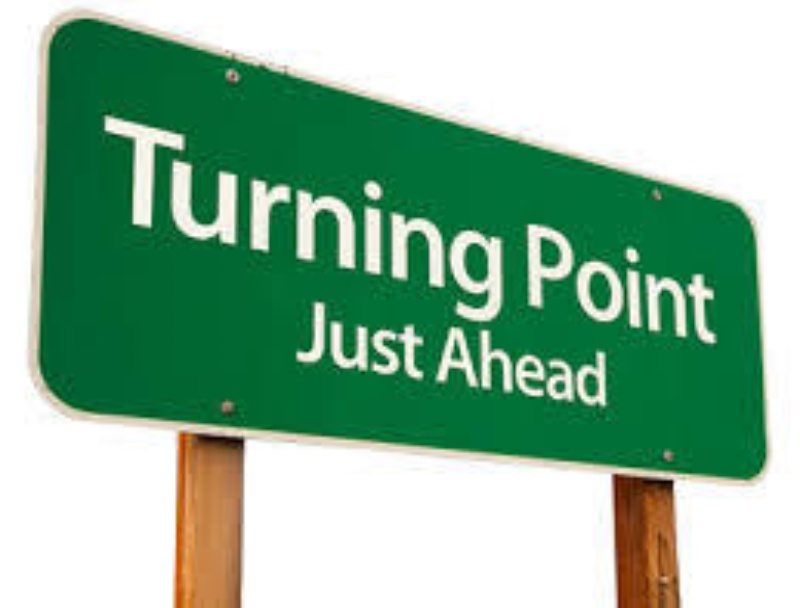
#> input picture imgs/img_1162.jpg, 800 x 608 px
$ jupyter execute 'Polígono de menor área com limite de pontos no contorno.ipynb'
#> lines starting #> are read from the running program, lines starting #| are printed output that depends on the picture; after the words box and inside, x2 and y2 are one past the last pixel; in counts of white or black regions, pixels touching at a corner belong together; long printed decimals are rounded
Image in greyscale

[cell 1]
import matplotlib.pyplot as plt
import cv2
import numpy as np
import scipy

# [8 lines of commented-out code are left out]
imgName = 'imgs/img_1162.jpg'
# imgName = 'imgs/img_955.jpg'
# imgName = 'imgs/img_1163.jpg'

regularImg = cv2.imread(imgName)
#> regularImg is the input picture: shape (608, 800, 3); mean B, G, R 154.8, 181.2, 139.9
img = cv2.imread(imgName, cv2.IMREAD_GRAYSCALE);
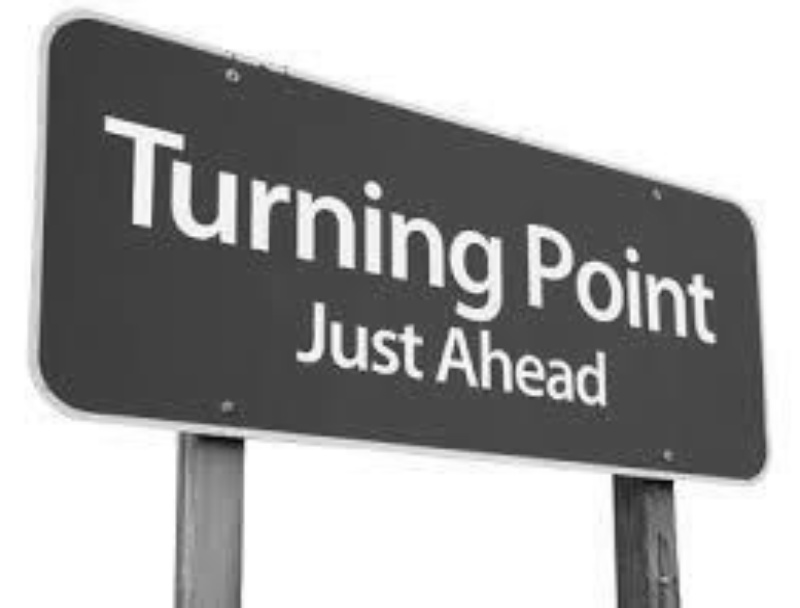
#> img: shape (608, 800); min 8, max 255, mean 165.8
plt.imshow(img, cmap=plt.cm.gray);

Image blurred

[cell 2]
img = cv2.GaussianBlur(img, (5, 5), 0)
plt.imshow(img, cmap=plt.cm.gray);

Image binarized

[cell 3]
# ret, threshImg = cv2.threshold(img, 200, 255, cv2.THRESH_BINARY)
# ret, threshImg = cv2.threshold(img, 200, 255, 0)
ret, threshImg = cv2.threshold(img, 127, 255, 0)
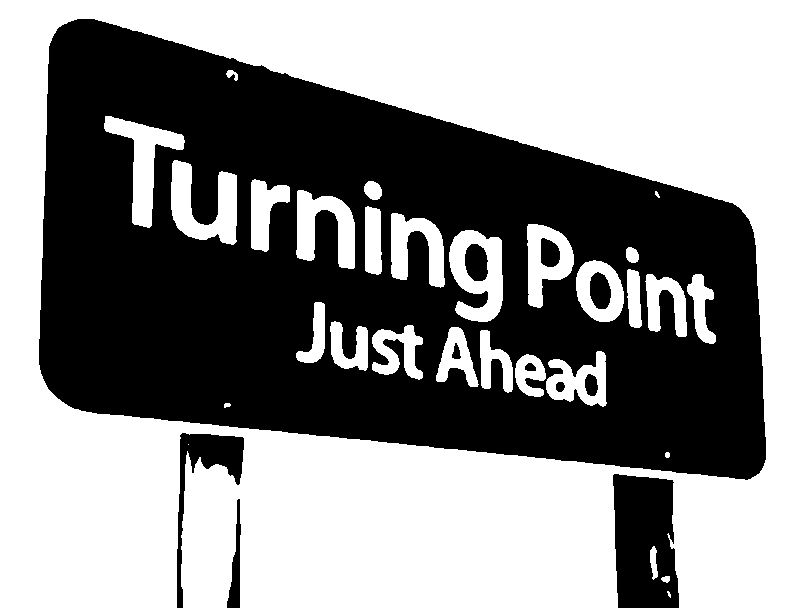
#> threshImg: shape (608, 800); 55.3% white; 11 black regions
plt.imshow(threshImg, cmap=plt.cm.gray);

Detecção da placa

[cell 4]
contours, hierarchy = cv2.findContours(threshImg, cv2.RETR_TREE, cv2.CHAIN_APPROX_SIMPLE)
#> contours = 38 contours, 5 with area under 20; largest, box (x1, y1, x2, y2) and area: (0, 0, 800, 608) 473310, (38, 18, 767, 481) 240285, (449, 230, 503, 322) 3536, (171, 160, 237, 245) 2932, (104, 116, 185, 228) 2870
print(len(contours))
#| 38
maxArea = 0
regularImg = cv2.imread(imgName)

for c in contours:
    perimeter = cv2.arcLength(c, True)
    area = cv2.contourArea(c)
    approx = cv2.approxPolyDP(c, 0.005 * perimeter, True)
    (x, y, w, h) = cv2.boundingRect(approx)

    if len(approx) < 10 and w*h > maxArea:
        largestC = c
        maxArea = w*h
        largestCApprox = approx
#> this loop made 38 passes
#> (perimeter, area, x, y, w, h, maxArea) on pass 6: (2171.6, 240285, 38, 18, 725, 463, 335675)
#> (perimeter, area, x, y, w, h) on passes 2, 3, 5, 9, 10, 11: (23.9, 35.5, 661, 576, 9, 7), (74.63, 145, 650, 546, 8, 34), (3877.9, 473310.5, 0, 0, 800, 608), (159.3, 830.5, 515, 354, 31, 43), (34.97, 84, 524, 362, 13, 10), (288.6, 2014.5, 546, 351, 60, 56)
#> after the loop, largestC = contour of 655 points, box (x1, y1, x2, y2) (38, 18, 767, 481), area 240285; largestCApprox = [[56, 29], [94, 18], [732, 202], [756, 245], [762, 469], [745, 480], [68, 406], [38, 364]]; maxArea = 335675

cv2.drawContours(regularImg, [largestC], -1, (0, 255, 0), 2);
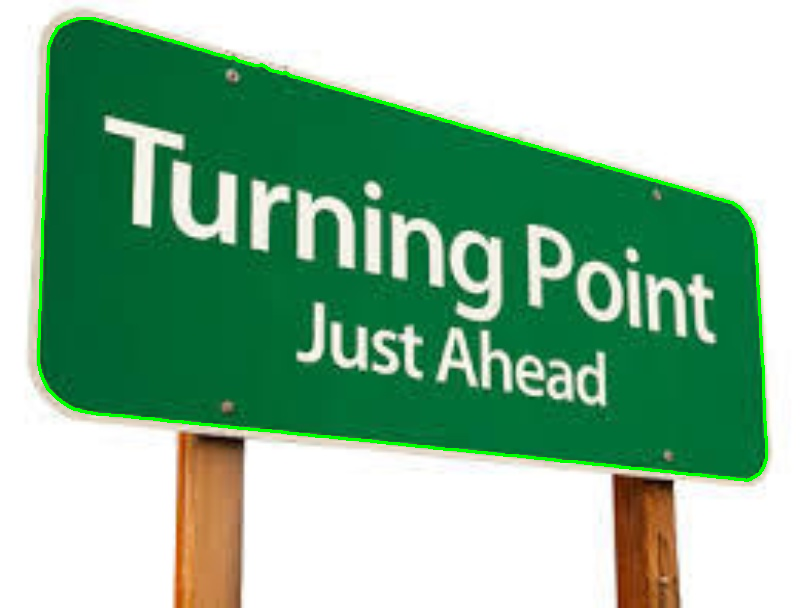
#> regularImg: shape (608, 800, 3); 1.4% of pixels changed, all inside (x1, y1, x2, y2) = (37, 17, 768, 482)
# print(largestC)
print(maxArea)
#| 335675
print(largestCApprox)
#| [[[ 56  29]]
#|  [[ 94  18]]
#|  [[732 202]]
#|  [[756 245]]
#|  [[762 469]]
#|  [[745 480]]
#|  [[ 68 406]]
#|  [[ 38 364]]]

plt.imshow(regularImg, cmap='gray');

[cell 5]
# print(approxLargestC)
# print(np.max(approxLargestC, axis=1))

maxX = maxY = 0
minX = minY = np.max(img)
#> minX = 255; minY = 255
for c in largestC:
    c = c[0]
#     print(c)
    if c[0] > maxX:
        maxX = c[0]
    elif c[0] < minX:
        minX = c[0]

    if c[1] > maxY:
        maxY = c[1]
    elif c[1] < minY:
        minY = c[1]
#> this loop made 655 passes
#> (maxX, maxY) on passes 1, 6, 8, 10, 12, 14, 16, 18, 20, 22, 24, 26: (76, 19), (98, 20), (102, 21), (106, 22), (109, 23), (113, 24), (117, 25), (120, 26), (122, 27), (127, 28), (130, 29), (132, 30)
#> (c, maxX) on passes 3, 4, 5, 7, 9, 11: ([94, 18], 94), ([95, 19], 95), ([97, 19], 97), ([101, 20], 101), ([105, 21], 105), ([108, 22], 108)
#> after the loop, maxX = 766; maxY = 480; minX = 38; minY = 18

crop_img = img[minY:maxY, minX:maxX]
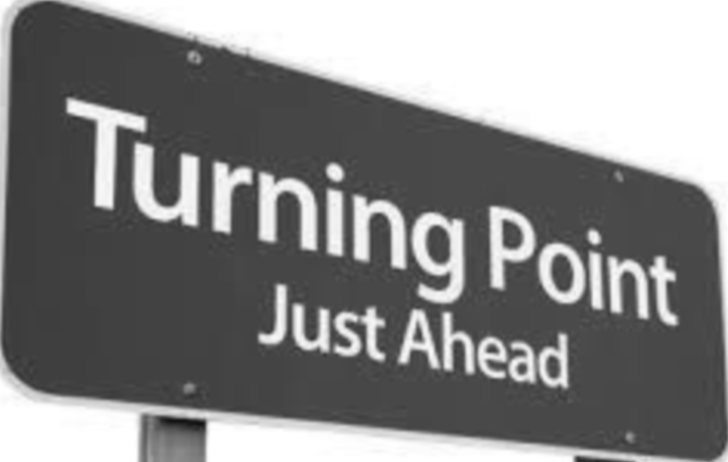
#> crop_img: shape (462, 728); min 17, max 255, mean 133.6
plt.imshow(crop_img, cmap='gray');

Histograma da imagem

[cell 6]
def histogram(A, no_levels):
    # gets the size of the input matrix
#> called with no_levels = 256
    N, M = A.shape
#> N = 608; M = 800
    # creates an empty histogram with size proportional to the number of graylevels
    hist = np.zeros(no_levels).astype(int)

    # computes for all levels in the range
    for i in range(no_levels):
        # the np.where() function returns the indices for all coordinates
        # in some array matching the condition. In this case, all pixels
        # that have value 'i'
        pixels_value_i = np.where(A == i)

        #print(pixels_value_i)  # uncomment to print array of coordinates

        # by counting how many coordinates the np.where function returned,
        # we can assign it at the respective histogram bin
        # this is done by getting the size of the vector of coordinates
        hist[i] = pixels_value_i[0].shape[0]
#> this loop made 256 passes
#> after the loop, hist = 256 values, max 178253 at index 255, min 0 at index 0, mean 1900

    return(hist)

hist = histogram(img, 256);
plt.bar(range(256), hist);
print(np.mean(img))
#| 165.831
print(np.percentile(img, 99))
#| 255.0
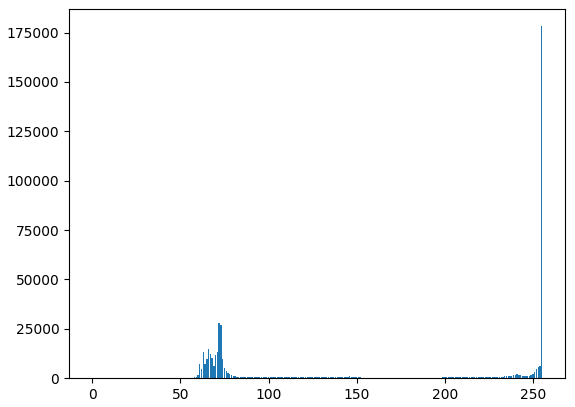
#> figure drawn by matplotlib, 1 panel; tallest bar 178253 high, from x = 254.6 to 255.4

$ run again, with imgs/img_883.jpg copied over imgs/img_1162.jpg
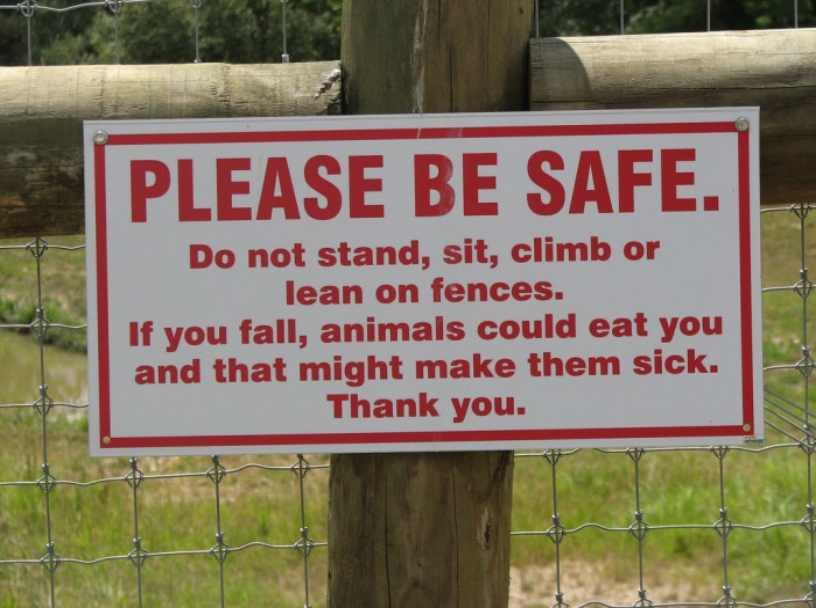
#> input picture imgs/img_883.jpg, 816 x 608 px
#> regularImg is the input picture: shape (608, 816, 3); mean B, G, R 96, 116.8, 131
#> `ret, threshImg = cv2.threshold(img, 127, 255, 0)`:
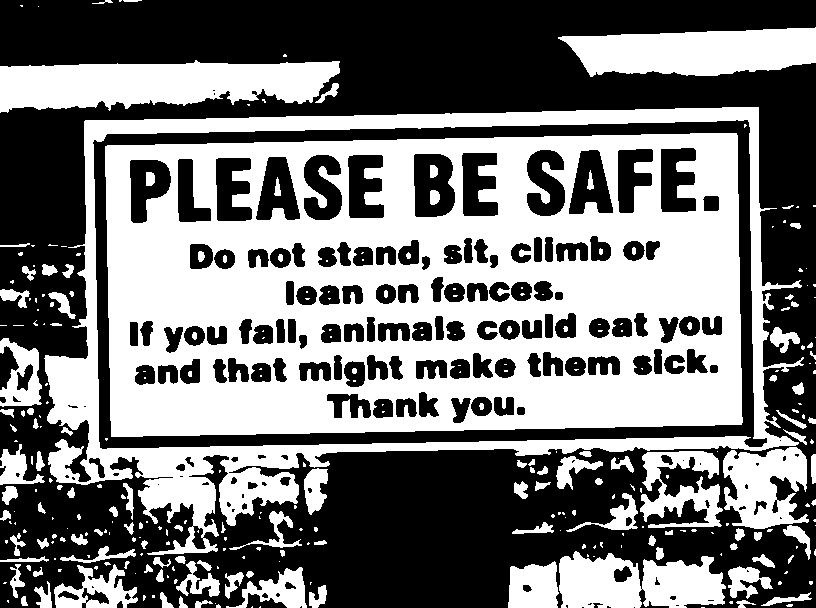
#> threshImg: shape (608, 816); 46.8% white; 314 white regions (185 under 20 px)
#> contours = 486 contours, 241 with area under 20; largest, box (x1, y1, x2, y2) and area: (44, 107, 804, 555) 241286, (92, 119, 768, 450) 207024, (105, 133, 743, 437) 183782, (0, 60, 340, 113) 12539, (558, 27, 816, 77) 9330
#| 486
#> the loop `for c in contours:` made 486 passes
#> (perimeter, area, x, y, w, h, maxArea) on passes 184, 302: (63.66, 106, 811, 454, 5, 30, 150), (2016.9, 207023.5, 94, 120, 668, 328, 219104)
#> after the loop `for c in contours:`: largestC = contour of 142 points, box (x1, y1, x2, y2) (92, 119, 768, 450), area 207024; largestCApprox = [[748, 120], [761, 447], [746, 436], [99, 447], [94, 139]]; maxArea = 219104
#> regularImg: shape (608, 816, 3); 1.23% of pixels changed, all inside (x1, y1, x2, y2) = (91, 118, 769, 451)
#| 219104
#| [[[748 120]]
#|  [[761 447]]
#|  [[746 436]]
#|  [[ 99 447]]
#|  [[ 94 139]]]
#> `minX = minY = np.max(img)`: minX = 242
#> the loop `for c in largestC:` made 142 passes
#> (c, maxY) on passes 9, 11, 13, 14, 15, 16, 17, 19: ([748, 121], 121), ([749, 126], 126), ([750, 132], 132), ([749, 133], 133), ([749, 153], 153), ([750, 154], 154), ([750, 230], 230), ([751, 290], 290)
#> after the loop `for c in largestC:`: maxX = 767; maxY = 449; minX = 92; minY = 119
#> the loop in histogram, `for i in range(no_levels): # the np.where() function returns the indic..` made 256 passes
#> after the loop in histogram, `for i in range(no_levels):`: hist = 256 values, max 52090 at index 167, min 0 at index 0, mean 1938
#| 118.662
#| 209.0
#> `[cell 6] def histogram(A, no_levels): # gets the size of the input mat..`:
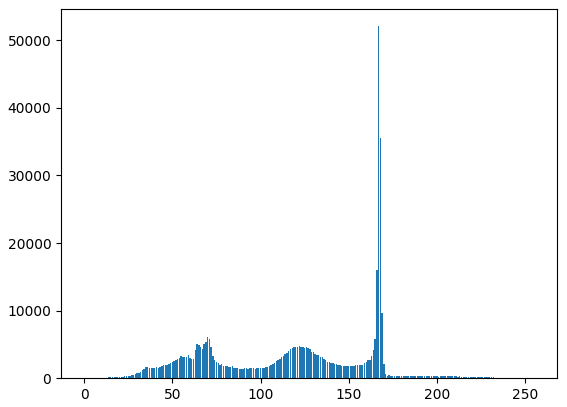
#> figure drawn by matplotlib, 1 panel; tallest bar 52090 high, from x = 166.6 to 167.4

$ run again, with imgs/img_1031.jpg copied over imgs/img_1162.jpg
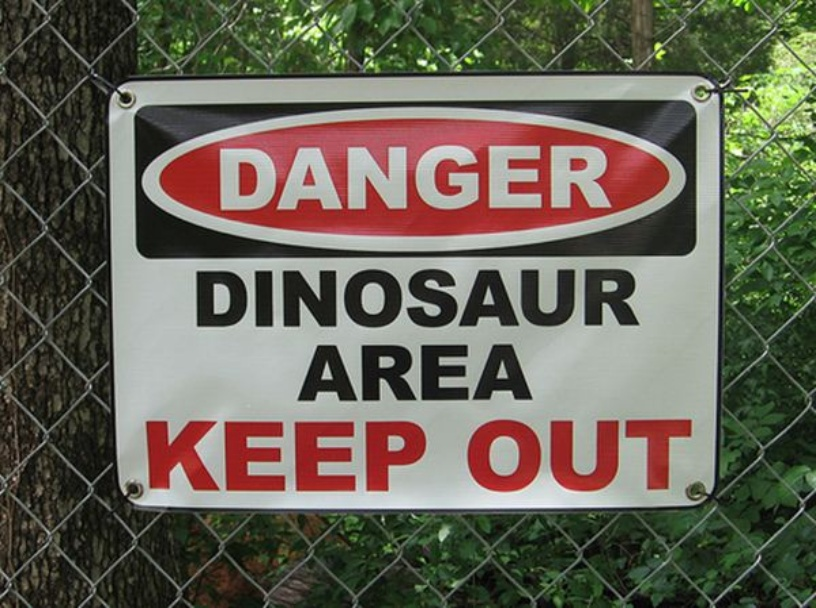
#> input picture imgs/img_1031.jpg, 816 x 608 px
#> regularImg is the input picture: shape (608, 816, 3); mean B, G, R 85.6, 98.8, 103
#> `ret, threshImg = cv2.threshold(img, 127, 255, 0)`:
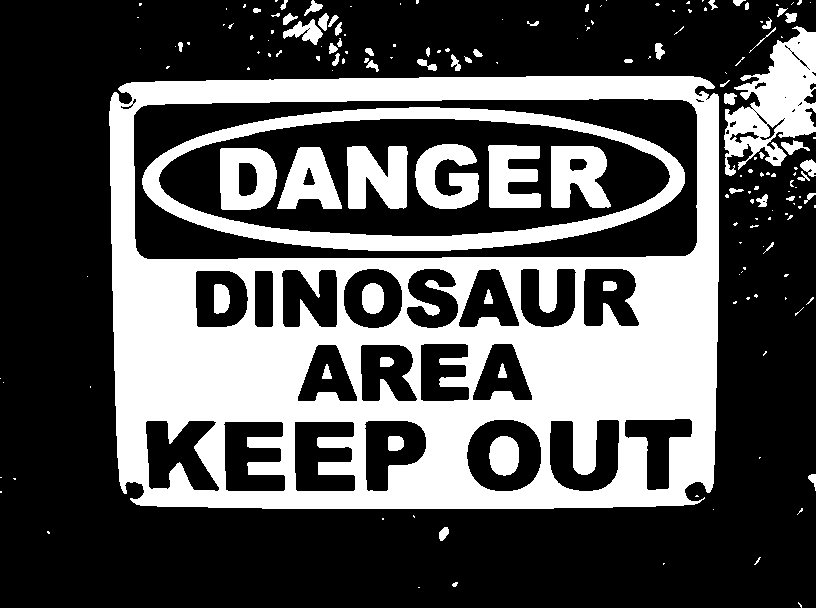
#> threshImg: shape (608, 816); 33.5% white; 177 white regions (114 under 20 px)
#> contours = 237 contours, 152 with area under 20; largest, box (x1, y1, x2, y2) and area: (109, 76, 719, 509) 257288, (133, 98, 698, 260) 88404, (142, 107, 685, 251) 60870, (158, 118, 671, 237) 47392, (724, 26, 816, 176) 6996
#| 237
#> the loop `for c in contours:` made 237 passes
#> (perimeter, area, x, y, w, h, maxArea) on passes 92, 107: (147.3, 1073, 254, 270, 20, 58, 1160), (1422.6, 88404.5, 133, 100, 565, 160, 90400)
#> after the loop `for c in contours:`: largestC = contour of 80 points, box (x1, y1, x2, y2) (133, 98, 698, 260), area 88404; largestCApprox = [[697, 114], [697, 242], [685, 256], [147, 259], [135, 247], [133, 115], [147, 104], [686, 100]]; maxArea = 90400
#> regularImg: shape (608, 816, 3); 0.87% of pixels changed, all inside (x1, y1, x2, y2) = (132, 97, 699, 261)
#| 90400
#| [[[697 114]]
#|  [[697 242]]
#|  [[685 256]]
#|  [[147 259]]
#|  [[135 247]]
#|  [[133 115]]
#> (further printed lines are left out)
#> `minX = minY = np.max(img)`: minX = 248
#> the loop `for c in largestC:` made 80 passes
#> (c, maxY) on passes 21, 23, 25, 27, 28, 29, 30, 31: ([692, 105], 105), ([695, 110], 110), ([696, 113], 113), ([697, 204], 204), ([696, 205], 205), ([696, 207], 207), ([697, 208], 208), ([697, 242], 242)
#> after the loop `for c in largestC:`: maxX = 697; maxY = 259; minX = 133; minY = 98
#> the loop in histogram, `for i in range(no_levels): # the np.where() function returns the indic..` made 256 passes
#> after the loop in histogram, `for i in range(no_levels):`: hist = 256 values, max 6535 at index 174, min 0 at index 0, mean 1938
#| 98.543
#| 209.0
#> `[cell 6] def histogram(A, no_levels): # gets the size of the input mat..`:
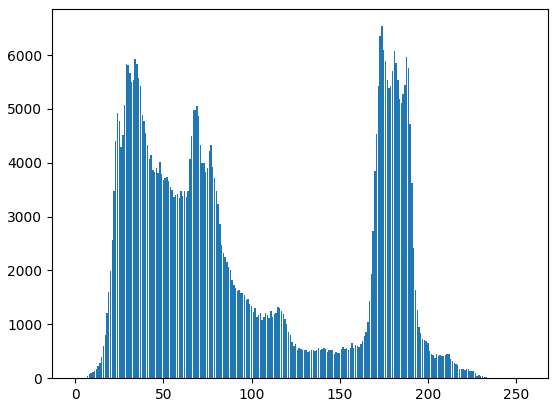
#> figure drawn by matplotlib, 1 panel; tallest bar 6535 high, from x = 173.6 to 174.4

$ run again, with imgs/img_1001.jpg copied over imgs/img_1162.jpg
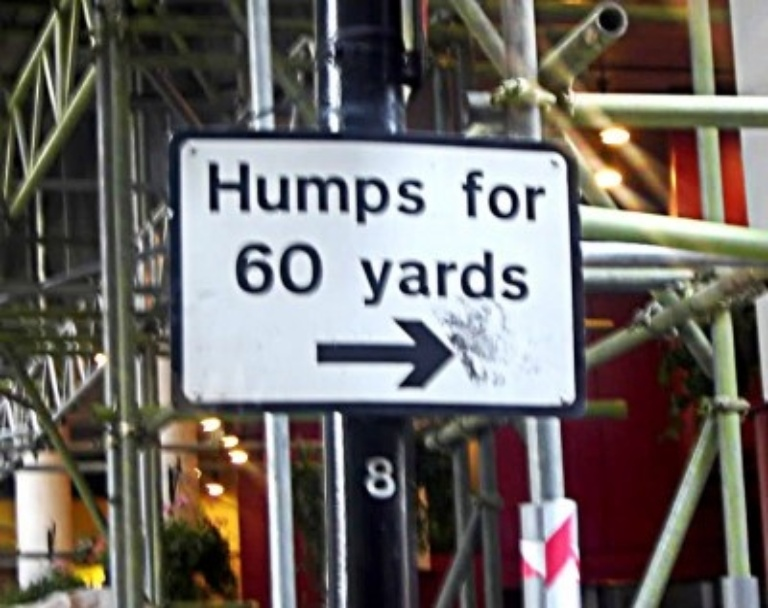
#> input picture imgs/img_1001.jpg, 768 x 608 px
#> regularImg is the input picture: shape (608, 768, 3); mean B, G, R 102.7, 106.3, 111.8
#> `ret, threshImg = cv2.threshold(img, 127, 255, 0)`:
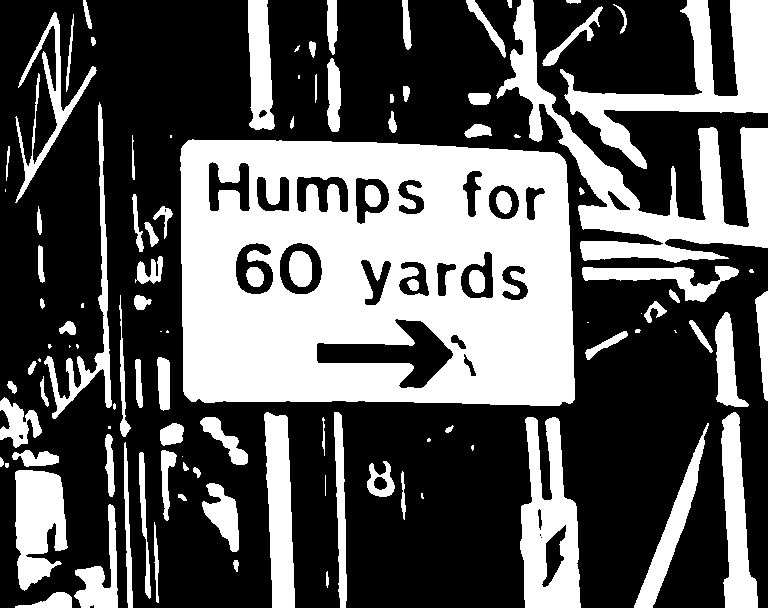
#> threshImg: shape (608, 768); 36.2% white; 109 white regions (23 under 20 px)
#> contours = 136 contours, 30 with area under 20; largest, box (x1, y1, x2, y2) and area: (180, 139, 575, 406) 99970, (496, 0, 768, 263) 15234, (560, 0, 768, 169) 9501, (520, 417, 581, 608) 7701, (15, 470, 68, 591) 4395
#| 136
#> the loop `for c in contours:` made 136 passes
#> (perimeter, area, x, y, w, h, maxArea) on passes 2, 6, 19, 28, 81: (33.66, 22, 326, 571, 3, 17, 51), (23.9, 28.5, 178, 494, 9, 7, 63), (303.1, 512, 139, 452, 11, 147, 1617), (441.3, 2592.5, 634, 423, 75, 185, 13875), (1296, 99970, 182, 139, 393, 263, 103359)
#> after the loop `for c in contours:`: largestC = contour of 123 points, box (x1, y1, x2, y2) (180, 139, 575, 406), area 99970; largestCApprox = [[182, 146], [183, 391], [191, 401], [574, 399], [559, 154], [192, 139]]; maxArea = 103359
#> regularImg: shape (608, 768, 3); 0.85% of pixels changed, all inside (x1, y1, x2, y2) = (179, 138, 576, 407)
#| 103359
#| [[[182 146]]
#|  [[183 391]]
#|  [[191 401]]
#|  [[574 399]]
#|  [[559 154]]
#|  [[192 139]]]
#> `minX = minY = np.max(img)`: minX = 255
#> the loop `for c in largestC:` made 123 passes
#> (c, maxX) on passes 23, 24, 25, 26, 27, 29, 30, 31: ([195, 401], 195), ([198, 398], 198), ([199, 398], 199), ([202, 401], 202), ([203, 401], 203), ([214, 402], 214), ([215, 401], 215), ([222, 401], 222)
#> after the loop `for c in largestC:`: maxX = 574; maxY = 405; minX = 180; minY = 139
#> the loop in histogram, `for i in range(no_levels): # the np.where() function returns the indic..` made 256 passes
#> pixels_value_i on passes 1 to 3: 70 positions, rows 0 to 569, columns 201 to 754, 865 positions, rows 0 to 607, columns 96 to 759, 1225 positions, rows 0 to 607, columns 17 to 760
#> after the loop in histogram, `for i in range(no_levels):`: hist = 256 values, max 4666 at index 19, min 4 at index 255, mean 1824
#| 107.527
#| 251.0
#> `[cell 6] def histogram(A, no_levels): # gets the size of the input mat..`:
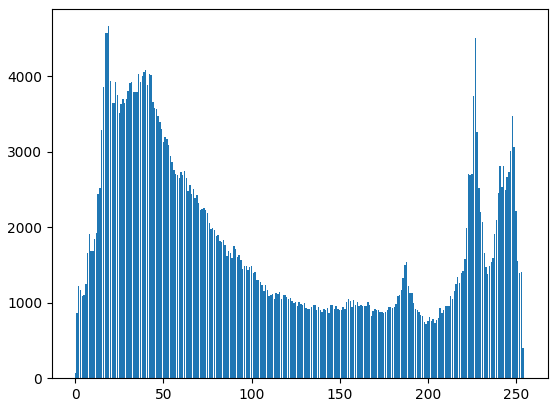
#> figure drawn by matplotlib, 1 panel; tallest bar 4666 high, from x = 18.6 to 19.4
